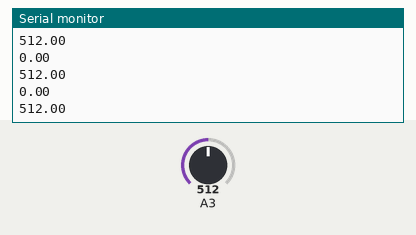
Recording of a sketch running on a simulated Arduino Uno, built with avr-gcc and run on an emulated ATmega328P. Parts: the last lines printed to the serial monitor. The inputs (shaded band) are chosen by the test bench; at power-on: A3 = 512.

Above: at 1.2 s.
1.3 s: A3 set to 716
At 1.9 s:
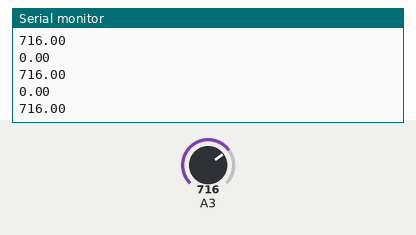
2.8 s: A3 set to 900
At 3.4 s:
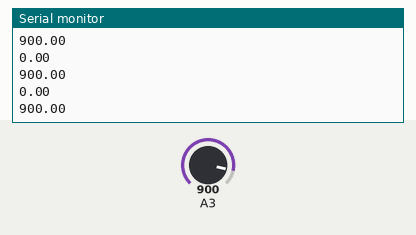
Timing chart, 0 to 5.8 s (numbered marks = the images above; inputs shaded):
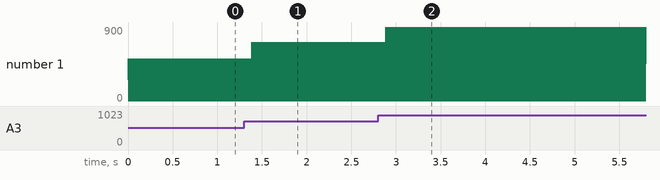

The sketch:

ADC_PID.ino
```cpp
#include <PID_v1.h>
//Define Variables we'll be connecting to
double Setpoint, Input, Output;
double aggKp=4, aggKi=0.2, aggKd=1;
double consKp=1, consKi=0.05, consKd=0.25;
double angle = 0;
//Specify the links and initial tuning parameters
PID myPID(&Input, &Output, &Setpoint, consKp, consKi, consKd, DIRECT);
void setup()
{
pinMode(A3, INPUT);
Input = analogRead(A3);
Setpoint = 100;
  // put your setup code here, to run once:

Serial.begin(9600);
 // Serial.print("Setup Complete" );
//Define the aggressive and conservative Tuning Parameters

 //turn the PID on
myPID.SetMode(AUTOMATIC);
}

void loop()
{
  // Code which takes input and performs PID on:

  double gap = abs(Setpoint-Input); //distance away from setpoint
  if(gap<10)
  {  //we're close to setpoint, use conservative tuning parameters
    myPID.SetTunings(consKp, consKi, consKd);
  }
  else
  {
     //we're far from setpoint, use aggressive tuning parameters
     myPID.SetTunings(aggKp, aggKi, aggKd);
  }
 Serial.println(Input);  // Prints Input
  myPID.Compute();  // Actual computation of PID
Input = analogRead(A3); //Reads the analog value on pin A3 into Input
Serial.println(Output); // Prints computation
}
```

Measured:
- after the input at 1.3 s, the serial monitor: prints a new line after 0.08 s (image 1)
- after the input at 2.8 s, the serial monitor: prints a new line after 0.08 s (image 2)
- plotted number 1: 512 → 716 after the input at 1.3 s, 716 → 900 after the input at 2.8 s
